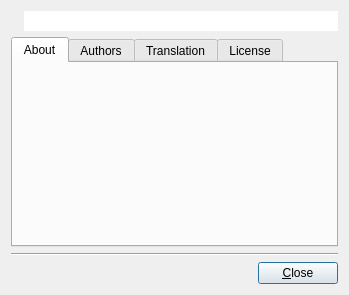
<ui version="4.0" >
 <class>AboutDlgBase</class>
 <widget class="QDialog" name="AboutDlgBase" >
  <property name="geometry" >
   <rect>
    <x>0</x>
    <y>0</y>
    <width>349</width>
    <height>295</height>
   </rect>
  </property>
  <property name="windowTitle" >
   <string>About SIM</string>
  </property>
  <layout class="QGridLayout" >
   <property name="margin" >
    <number>11</number>
   </property>
   <property name="spacing" >
    <number>6</number>
   </property>
   <item row="1" column="0" colspan="2" >
    <widget class="QTabWidget" name="tabMain" >
     <widget class="QWidget" name="tab" >
      <attribute name="title" >
       <string>About</string>
      </attribute>
      <layout class="QVBoxLayout" >
       <property name="margin" >
        <number>11</number>
       </property>
       <property name="spacing" >
        <number>6</number>
       </property>
       <item>
        <widget class="TextShow" native="1" name="txtAbout" />
       </item>
      </layout>
     </widget>
     <widget class="QWidget" name="tab" >
      <attribute name="title" >
       <string>Authors</string>
      </attribute>
      <layout class="QVBoxLayout" >
       <property name="margin" >
        <number>11</number>
       </property>
       <property name="spacing" >
        <number>6</number>
       </property>
       <item>
        <widget class="TextShow" native="1" name="txtAuthors" >
         <property name="sizePolicy" >
          <sizepolicy>
           <hsizetype>7</hsizetype>
           <vsizetype>7</vsizetype>
           <horstretch>0</horstretch>
           <verstretch>0</verstretch>
          </sizepolicy>
         </property>
        </widget>
       </item>
      </layout>
     </widget>
     <widget class="QWidget" name="tabTranslation" >
      <attribute name="title" >
       <string>Translation</string>
      </attribute>
      <layout class="QVBoxLayout" >
       <property name="margin" >
        <number>11</number>
       </property>
       <property name="spacing" >
        <number>6</number>
       </property>
       <item>
        <widget class="TextShow" native="1" name="txtTranslations" />
       </item>
      </layout>
     </widget>
     <widget class="QWidget" name="tab" >
      <attribute name="title" >
       <string>License</string>
      </attribute>
      <layout class="QVBoxLayout" >
       <property name="margin" >
        <number>11</number>
       </property>
       <property name="spacing" >
        <number>6</number>
       </property>
       <item>
        <widget class="TextShow" native="1" name="txtLicence" />
       </item>
      </layout>
     </widget>
    </widget>
   </item>
   <item row="2" column="0" colspan="2" >
    <widget class="Line" name="Line2" >
     <property name="frameShape" >
      <enum>QFrame::HLine</enum>
     </property>
     <property name="frameShadow" >
      <enum>QFrame::Sunken</enum>
     </property>
     <property name="orientation" >
      <enum>Qt::Horizontal</enum>
     </property>
    </widget>
   </item>
   <item row="3" column="0" colspan="2" >
    <layout class="QHBoxLayout" >
     <property name="margin" >
      <number>0</number>
     </property>
     <property name="spacing" >
      <number>6</number>
     </property>
     <item>
      <spacer>
       <property name="orientation" >
        <enum>Qt::Horizontal</enum>
       </property>
       <property name="sizeType" >
        <enum>QSizePolicy::Expanding</enum>
       </property>
       <property name="sizeHint" >
        <size>
         <width>20</width>
         <height>20</height>
        </size>
       </property>
      </spacer>
     </item>
     <item>
      <widget class="QPushButton" name="btnOK" >
       <property name="text" >
        <string>&amp;Close</string>
       </property>
      </widget>
     </item>
    </layout>
   </item>
   <item row="0" column="0" >
    <widget class="QLabel" name="lblIcon" >
     <property name="text" >
      <string/>
     </property>
     <property name="alignment" >
      <set>Qt::AlignCenter</set>
     </property>
     <property name="wordWrap" >
      <bool>false</bool>
     </property>
    </widget>
   </item>
   <item row="0" column="1" >
    <widget class="QLineEdit" name="edtVersion" >
     <property name="frame" >
      <bool>false</bool>
     </property>
    </widget>
   </item>
  </layout>
 </widget>
 <customwidgets>
  <customwidget>
   <class>TextShow</class>
   <extends>QWidget</extends>
   <header>textshow.h</header>
  </customwidget>
 </customwidgets>
 <resources/>
 <connections/>
</ui>
